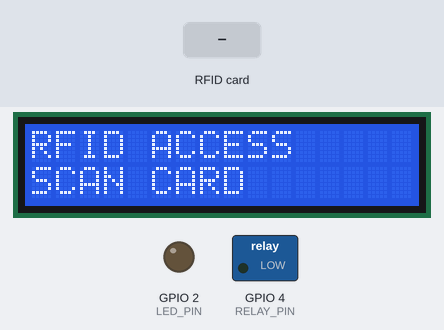
A sketch run on a simulated ESP32. Parts: 16×2 character LCD, switched loads named in the sketch (green lamp = pin HIGH), output pins drawn as LEDs (lit = HIGH). Inputs (shaded band) come from the test bench. What the sketch prints to the serial monitor is not drawn.

Above: at 1.3 s.
1.4 s: RFID card 43 9F 0E 28 held to the reader
At 2.5 s:
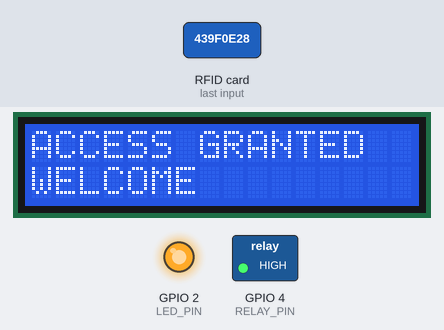
2.9 s: RFID card 5E 7A 19 C4 held to the reader
At 5.5 s:
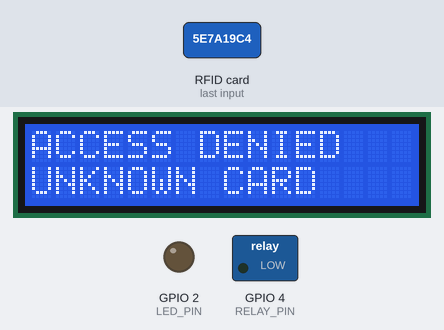
Timing chart, 0 to 7.0 s (numbered marks = the images above; inputs shaded):
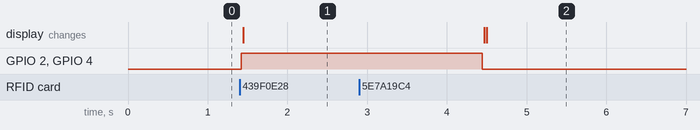

The sketch:

ESP32_RFID_Access_System.ino
```cpp
#include <SPI.h>
#include <MFRC522.h>
#include <Wire.h>
#include <LiquidCrystal_I2C.h>

#define SS_PIN     5
#define RST_PIN    27
#define LED_PIN    2
#define RELAY_PIN  4

MFRC522 rfid(SS_PIN, RST_PIN);
LiquidCrystal_I2C lcd(0x27, 16, 2);

// Authorized card UID
byte authorizedUID[] = {0x43, 0x9F, 0x0E, 0x28};

// Access-control states
enum AccessState {
  WAITING_FOR_CARD,
  CARD_DETECTED,
  AUTHENTICATING,
  ACCESS_GRANTED,
  ACCESS_DENIED
};

AccessState currentState = WAITING_FOR_CARD;

bool authorized = false;

void showWaitingScreen() {
  lcd.clear();
  lcd.setCursor(0, 0);
  lcd.print("RFID ACCESS");
  lcd.setCursor(0, 1);
  lcd.print("SCAN CARD");
}

bool checkUID() {

  if (rfid.uid.size != 4) {
    return false;
  }

  for (byte i = 0; i < 4; i++) {
    if (rfid.uid.uidByte[i] != authorizedUID[i]) {
      return false;
    }
  }

  return true;
}

void setup() {

  Serial.begin(115200);

  // LED
  pinMode(LED_PIN, OUTPUT);
  digitalWrite(LED_PIN, LOW);

  // Relay
  pinMode(RELAY_PIN, OUTPUT);
  digitalWrite(RELAY_PIN, LOW);

  // SPI / RFID
  SPI.begin(18, 19, 23, 5);
  rfid.PCD_Init();

  // I2C / LCD
  Wire.begin(21, 22);
  lcd.init();
  lcd.backlight();

  showWaitingScreen();

  Serial.println("RFID ACCESS CONTROL READY");
}

void loop() {

  switch (currentState) {

    // -------------------------
    // STATE 1: WAITING
    // -------------------------
    case WAITING_FOR_CARD:

      digitalWrite(LED_PIN, LOW);
      digitalWrite(RELAY_PIN, LOW);

      if (rfid.PICC_IsNewCardPresent()) {
        currentState = CARD_DETECTED;
      }

      break;


    // -------------------------
    // STATE 2: CARD DETECTED
    // -------------------------
    case CARD_DETECTED:

      if (rfid.PICC_ReadCardSerial()) {
        currentState = AUTHENTICATING;
      } else {
        currentState = WAITING_FOR_CARD;
      }

      break;


    // -------------------------
    // STATE 3: AUTHENTICATING
    // -------------------------
    case AUTHENTICATING:

      authorized = checkUID();

      if (authorized) {
        currentState = ACCESS_GRANTED;
      } else {
        currentState = ACCESS_DENIED;
      }

      break;


    // -------------------------
    // STATE 4: ACCESS GRANTED
    // -------------------------
    case ACCESS_GRANTED:

      Serial.println("ACCESS GRANTED");

      digitalWrite(LED_PIN, HIGH);
      digitalWrite(RELAY_PIN, HIGH);

      lcd.clear();
      lcd.setCursor(0, 0);
      lcd.print("ACCESS GRANTED");
      lcd.setCursor(0, 1);
      lcd.print("WELCOME");

      delay(3000);

      digitalWrite(LED_PIN, LOW);
      digitalWrite(RELAY_PIN, LOW);

      rfid.PICC_HaltA();
      rfid.PCD_StopCrypto1();

      currentState = WAITING_FOR_CARD;

      showWaitingScreen();

      break;


    // -------------------------
    // STATE 5: ACCESS DENIED
    // -------------------------
    case ACCESS_DENIED:

      Serial.println("ACCESS DENIED");

      digitalWrite(LED_PIN, LOW);
      digitalWrite(RELAY_PIN, LOW);

      lcd.clear();
      lcd.setCursor(0, 0);
      lcd.print("ACCESS DENIED");
      lcd.setCursor(0, 1);
      lcd.print("UNKNOWN CARD");

      delay(3000);

      rfid.PICC_HaltA();
      rfid.PCD_StopCrypto1();

      currentState = WAITING_FOR_CARD;

      showWaitingScreen();

      break;
  }
}
```

Measured:
- after the input at 1.4 s, GPIO 2 (LED_PIN), GPIO 4 (RELAY_PIN): LOW → HIGH at once; the display: changes after 0.05 s (image 1)
- after the input at 2.9 s, the display: first differs from a run without the input after 1.6 s (image 2)
